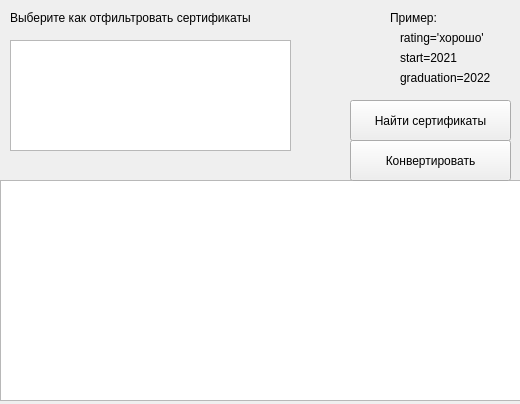
<?xml version="1.0" encoding="UTF-8"?>
<ui version="4.0">
 <class>ViewWindow</class>
 <widget class="QWidget" name="ViewWindow">
  <property name="geometry">
   <rect>
    <x>0</x>
    <y>0</y>
    <width>520</width>
    <height>404</height>
   </rect>
  </property>
  <property name="windowTitle">
   <string>Просмотр сертификатов</string>
  </property>
  <widget class="QTableWidget" name="data_output">
   <property name="geometry">
    <rect>
     <x>0</x>
     <y>180</y>
     <width>521</width>
     <height>221</height>
    </rect>
   </property>
   <property name="editTriggers">
    <set>QAbstractItemView::NoEditTriggers</set>
   </property>
  </widget>
  <widget class="QLabel" name="label">
   <property name="geometry">
    <rect>
     <x>10</x>
     <y>10</y>
     <width>281</width>
     <height>16</height>
    </rect>
   </property>
   <property name="text">
    <string>Выберите как отфильтровать сертификаты</string>
   </property>
  </widget>
  <widget class="QLabel" name="label_2">
   <property name="geometry">
    <rect>
     <x>390</x>
     <y>10</y>
     <width>60</width>
     <height>16</height>
    </rect>
   </property>
   <property name="text">
    <string>Пример:</string>
   </property>
  </widget>
  <widget class="QLabel" name="label_3">
   <property name="geometry">
    <rect>
     <x>400</x>
     <y>30</y>
     <width>101</width>
     <height>16</height>
    </rect>
   </property>
   <property name="text">
    <string>rating='хорошо'</string>
   </property>
  </widget>
  <widget class="QLabel" name="label_4">
   <property name="geometry">
    <rect>
     <x>400</x>
     <y>50</y>
     <width>111</width>
     <height>16</height>
    </rect>
   </property>
   <property name="text">
    <string>start=2021</string>
   </property>
  </widget>
  <widget class="QPlainTextEdit" name="data_input">
   <property name="geometry">
    <rect>
     <x>10</x>
     <y>40</y>
     <width>281</width>
     <height>111</height>
    </rect>
   </property>
   <property name="plainText">
    <string/>
   </property>
  </widget>
  <widget class="QPushButton" name="button_find">
   <property name="geometry">
    <rect>
     <x>350</x>
     <y>100</y>
     <width>161</width>
     <height>41</height>
    </rect>
   </property>
   <property name="text">
    <string>Найти сертификаты</string>
   </property>
  </widget>
  <widget class="QPushButton" name="button_convert">
   <property name="enabled">
    <bool>true</bool>
   </property>
   <property name="geometry">
    <rect>
     <x>350</x>
     <y>140</y>
     <width>161</width>
     <height>41</height>
    </rect>
   </property>
   <property name="text">
    <string>Конвертировать</string>
   </property>
  </widget>
  <widget class="QLabel" name="label_5">
   <property name="geometry">
    <rect>
     <x>400</x>
     <y>70</y>
     <width>111</width>
     <height>16</height>
    </rect>
   </property>
   <property name="text">
    <string>graduation=2022</string>
   </property>
  </widget>
 </widget>
 <resources/>
 <connections/>
</ui>
